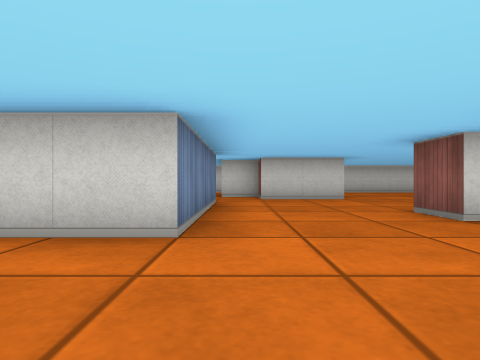
View 1 (above)

16 first-person views from a walk through a cub3D ray-caster map. The camera is about half as high as the walls, looks level and sees 75° across. The floor is counted in squares. Each view is taken from the middle of a square. On the plan, view 1 faces up. The plan holds only what a view shows up to about 9 squares ahead; the rest is blank.

View 2
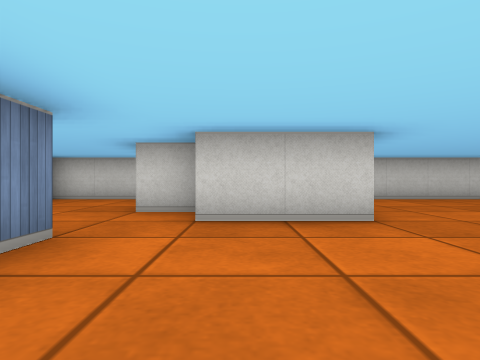

View 3
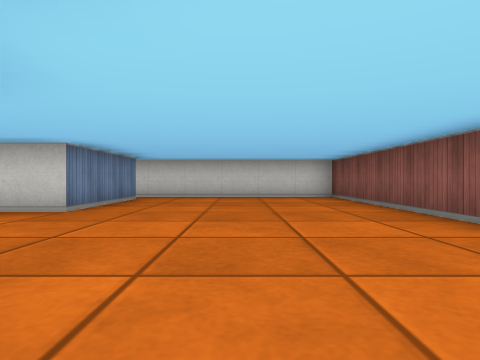

View 4
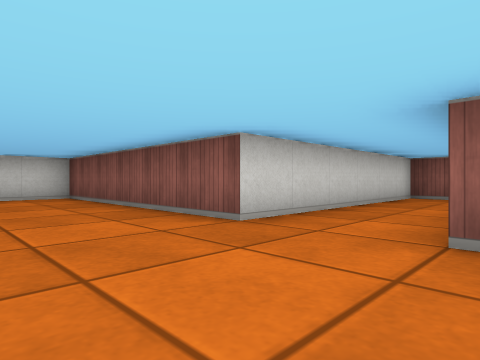

View 5
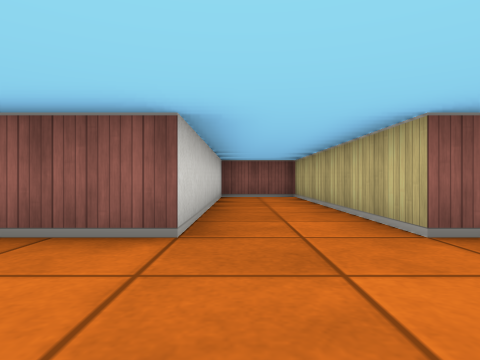

View 6
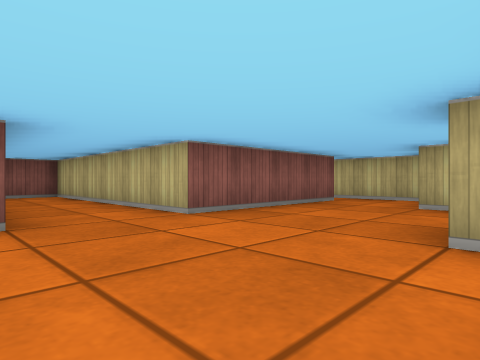

View 7
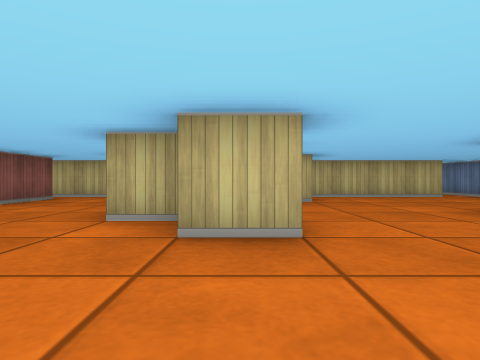

View 8
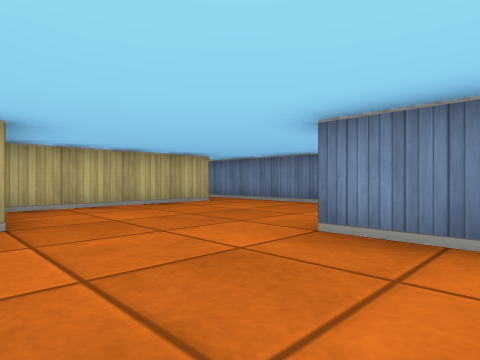

View 9
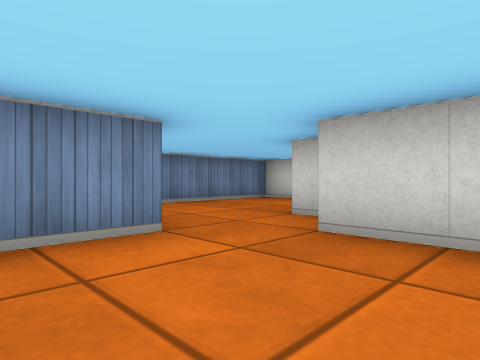

View 10
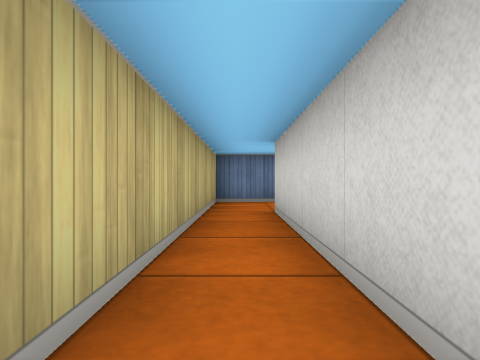

View 11
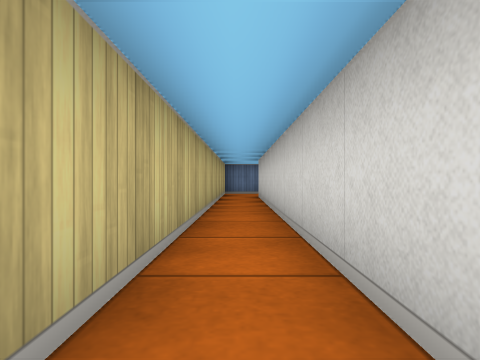

View 12
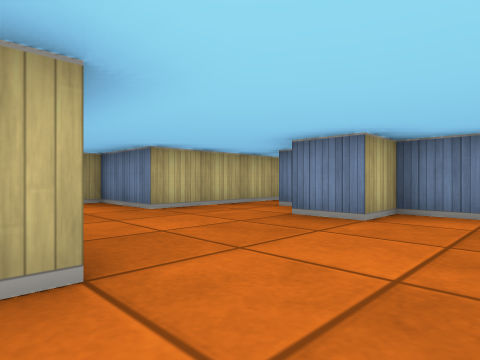

View 13
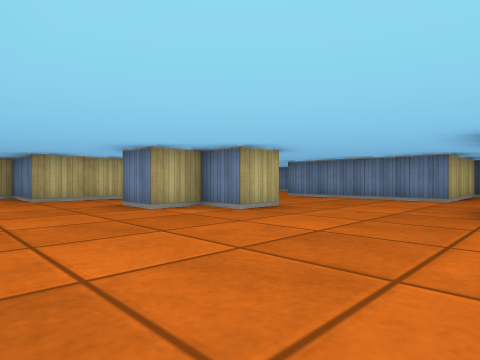

View 14
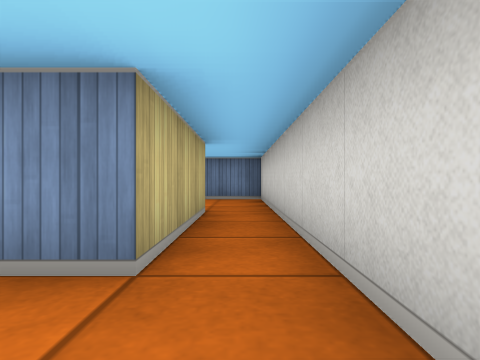

View 15
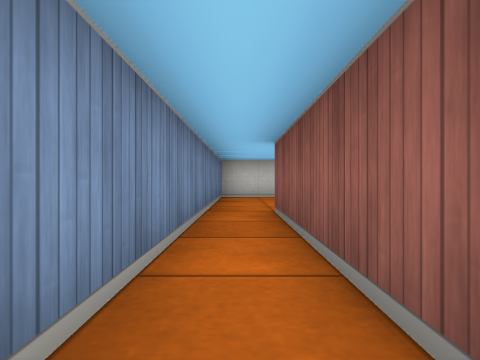

View 16
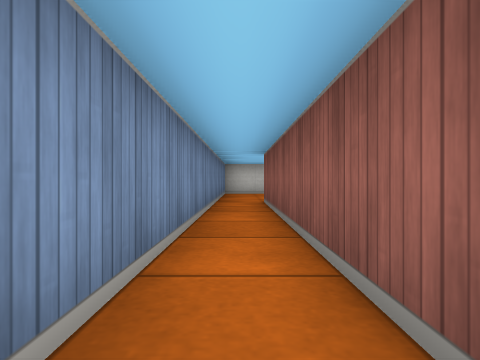

### Floor plan
Points are (right, up) in squares from view 1. A wall is a line through its corners. A room is listed if a view was taken in it or the views show most of it. See-through windows are left out.
Room 1 (views 1, 2, 3, 4, 5, 6, 7, 8, 9, 12, 13, 14, 15, 16)
walls: (2.5, 3.5) (2.5, 4.5) (3.5, 4.5) (3.5, 3.5) (4.5, 3.5) (4.5, 2.5); (1.4, 0.5) (5.5, 0.5) (5.5, -0.5); (0.6, 8.5) (-0.5, 8.5); (-3.5, 6.5) (-0.5, 6.5) (-0.5, 2.5) (-3.5, 2.5) (-3.5, -7.4); (7.5, -0.5) (7.5, 3.5) (13.5, 3.5) (13.5, 5.5) (7.5, 5.5) (7.5, 11.5) (-3.5, 11.5) (-3.5, 8.2); (-0.5, 10.5) (2.5, 10.5) (2.5, 7.5) (0.5, 7.5) (0.5, 8.2); (-2.5, -7.4) (-2.5, -1.5) (1.2, -1.5)
ways out: opening at (6.5, 0) to room 2
Room 2 (views 10, 11)
walls: (15.4, -0.5) (7.5, -0.5); (5.5, -0.5) (5.5, -1.5) (15.4, -1.5)
ways out: opening at (6.5, 0) to room 1

Positions as (right, up) in squares from view 1, and headings:
1: (0, 0), facing up
2: (1, 4), facing up
3: (5, 3), facing up
4: (5, 3), facing up-right
5: (5, 5), facing right
6: (4, 6), facing down-right
7: (3, 7), facing down
8: (2, 4), facing down-left
9: (2, 5), facing up-left
10: (12, -1), facing left
11: (16, -1), facing left
12: (8, 5), facing down-left
13: (7, 8), facing down-left
14: (4, 11), facing left
15: (-3, -6), facing up
16: (-3, -8), facing up
